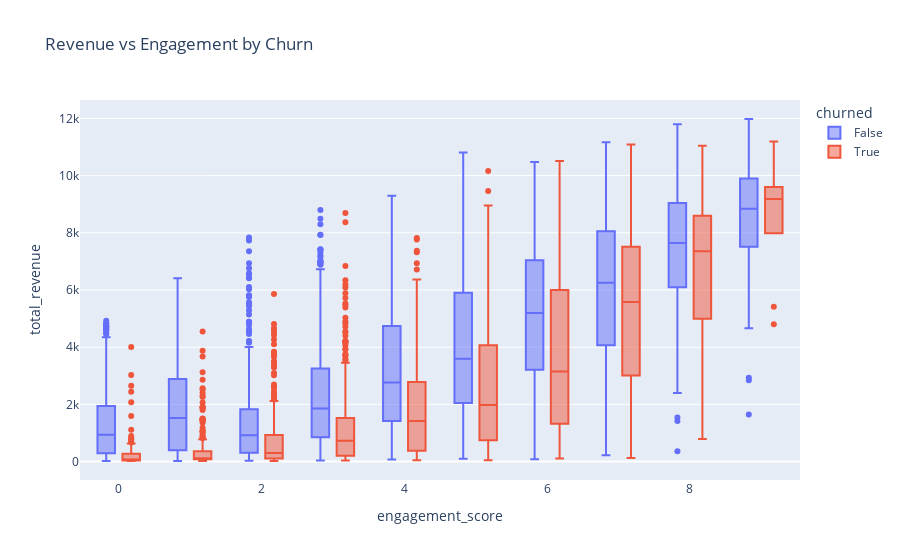

The code cell stored with this chart in its notebook:
### Code cell
df['churned'] = df['customer_status'] == 'Churned'

fig = px.box(df, x='engagement_score', y='total_revenue', color='churned', title="Revenue vs Engagement by Churn")
fig.show()

### Figure 1 — Plotly figure (JSON) as saved in the notebook; plotly's stock layout.template omitted (floating-point values rounded to 4 significant figures; data arrays with more than 128 entries replaced by an {"elided": "..."} marker saying what was removed)
{"data": [{"alignmentgroup": "True", "hovertemplate": "churned=False<br>engagement_score=%{x}<br>total_revenue=%{y}<extra></extra>", "legendgroup": "False", "marker": {"color": "#636efa"}, "name": "False", "notched": false, "offsetgroup": "False", "orientation": "v", "showlegend": true, "type": "box", "x": {"elided": "5174 int values"}, "x0": " ", "xaxis": "x", "y": {"elided": "5174 float values"}, "y0": " ", "yaxis": "y"}, {"alignmentgroup": "True", "hovertemplate": "churned=True<br>engagement_score=%{x}<br>total_revenue=%{y}<extra></extra>", "legendgroup": "True", "marker": {"color": "#EF553B"}, "name": "True", "notched": false, "offsetgroup": "True", "orientation": "v", "showlegend": true, "type": "box", "x": {"elided": "1869 int values"}, "x0": " ", "xaxis": "x", "y": {"elided": "1869 float values"}, "y0": " ", "yaxis": "y"}], "layout": {"boxmode": "group", "legend": {"title": {"text": "churned"}, "tracegroupgap": 0}, "title": {"text": "Revenue vs Engagement by Churn"}, "xaxis": {"anchor": "y", "domain": [0, 1], "title": {"text": "engagement_score"}}, "yaxis": {"anchor": "x", "domain": [0, 1], "title": {"text": "total_revenue"}}}}
